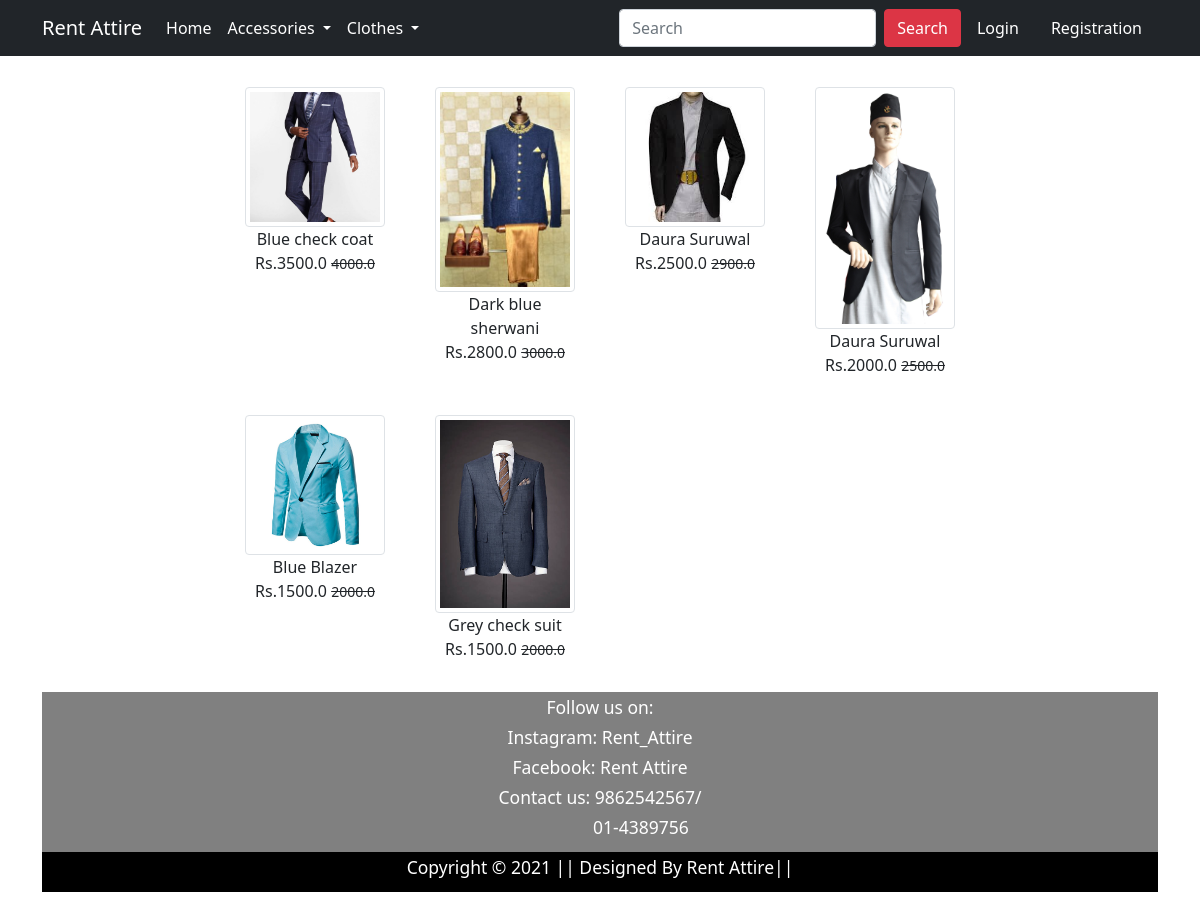
Page /malewear/ on the committed database.
### app/models.py (models this page shows, shortened)
class Product(models.Model):
    title = models.CharField(max_length=100)
    renting_price = models.FloatField()
    discounted_price = models.FloatField()
    description = models.TextField()
    category = models.CharField(choices = CATEGORY_CHOICES, max_length=2)
    materialandcare = models.TextField(null=True)
    product_image = models.ImageField(upload_to='producting')

### app/views.py (the view)
# urls.py: path('malewear/', views.malewear, name='malewear'),
def malewear(request):
    totalitem = 0
    male = Product.objects.filter(category = 'M')
    if request.user.is_authenticated:
        totalitem = len(Cart.objects.filter(user=request.user))
    return render(request, 'app/malewear.html',{'male':male, 'totalitem':totalitem})

### app/templates/app/malewear.html (shortened to what this page needs)
{% extends 'app/base.html' %}
{% load static %}
{% block main-content %}
<div class="container my-4">
 <div class="row">
  <div class="col-sm-2">
  </div>
  <div class="col-sm-8">
      <div class="row">
        {% for product in male %}
        <div class= "col-sm-3 text-center mb-4">
          <a href= "{% url 'product-detail' product.id %}"
            class= "btn">
             <div class ="item">
                <img src="{{product.product_image.url}}" alt="" class="img-fluid img-thumbnail" height="200px" width="200px">
               <div class = "fw-blod">{{product.title}}</div>
               <div class = "fw-blod">Rs.{{product.discounted_price}}
                 <small class ="fw-light text-decoration-line-through">{{product.renting_price}}</small>
               </div>
             </div>
              </a>
        </div>
        {% endfor %}
  </div>
 </div>
</div>
{% endblock main-content %}

### rows in the picture
Product: product_image (picture), title "Blue check coat", discounted_price "3500.0", renting_price "4000.0"
Product: product_image (picture), title "Dark blue sherwani", discounted_price "2800.0", renting_price "3000.0"
Product: product_image (picture), title "Daura Suruwal", discounted_price "2500.0", renting_price "2900.0"
Product: product_image (picture), title "Daura Suruwal", discounted_price "2000.0", renting_price "2500.0"
Product: product_image (picture), title "Blue Blazer", discounted_price "1500.0", renting_price "2000.0"
Product: product_image (picture), title "Grey check suit", discounted_price "1500.0", renting_price "2000.0"
